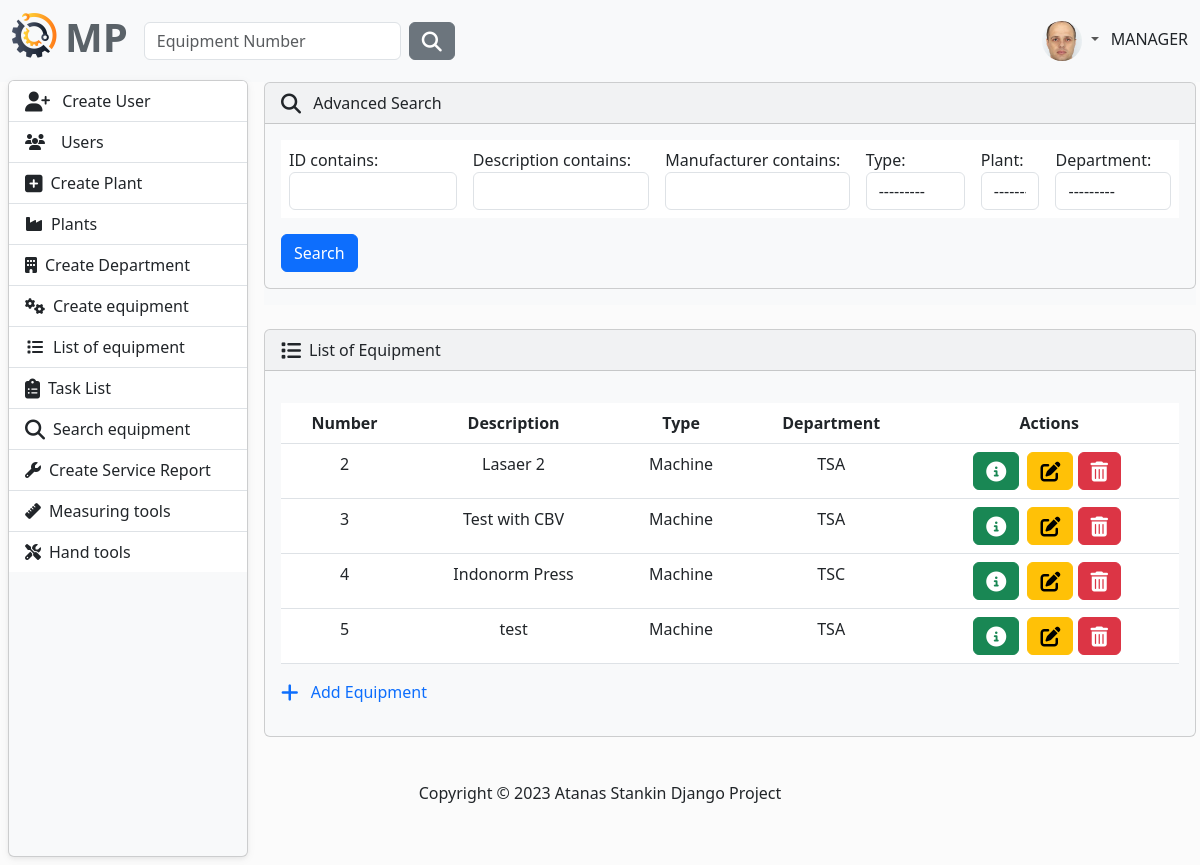
The app's page /equipment/advanced-search/ (signed in), older data.
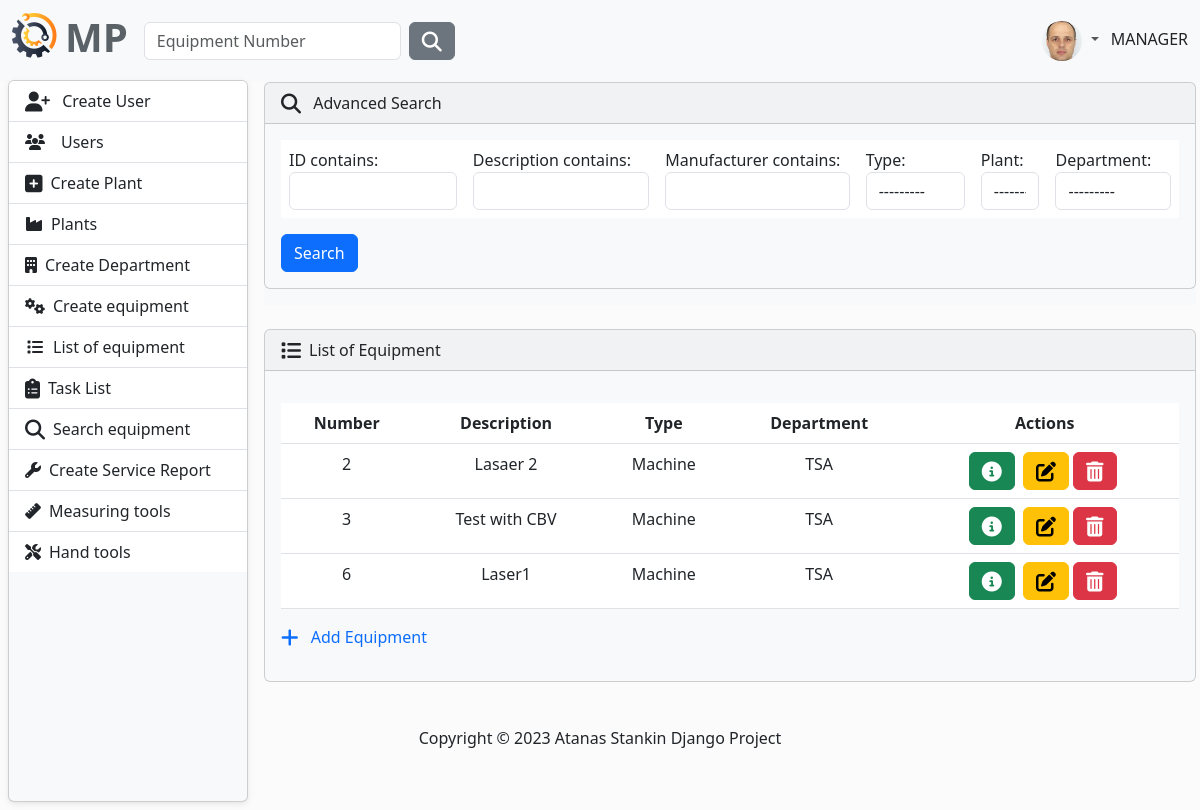
The same page, newer data.
### MaintenancePlanner/equipment/models.py (models this page shows, shortened)
class Equipment(models.Model):
    description = models.CharField(
        max_length=30,
        validators=[equipment_name_validator],
    )
    type = models.CharField(
        max_length=30,
        choices=TYPE_OF_EQUIPMENT
    )
    acquisition_date = models.DateField(
        blank=True,
        null=True,
        verbose_name='Acquisition Date',
    )
    acquisition_value = models.FloatField(
        blank=True,
        null=True,
        verbose_name='Acquisition Value',
    )
    currency_code = models.CharField(
        max_length=10,
        choices=CURRENCY_CHOICES,
        default='EUR',
    )
    year_of_manufacture = models.PositiveIntegerField(
        verbose_name='Year of Manufacture',
        null=True,
        blank=True,
    )
    manufacturer = models.CharField(
        max_length=30,
        blank=True,
        null=True,
    )
    model_number = models.CharField(
        max_length=30,
        blank=True,
        null=True,
        verbose_name='Model Number'
    )
    part_number = models.CharField(
        max_length=30,
        blank=True,
        null=True,
        verbose_name='Manufacturer Part Number',
    )
    serial_number = models.CharField(
        max_length=30,
        blank=True,
        null=True,
        verbose_name='Manufacturer Serial Number',
    )
    plant = models.ForeignKey(
        to=Plant,
        on_delete=models.CASCADE)
    department = models.ForeignKey(
        to=Department,
        on_delete=models.CASCADE)

### MaintenancePlanner/plant/models.py (models this page shows)
class Department(models.Model):
    name = models.CharField(
        max_length=30,
    )
    plant = models.ForeignKey(
        to=Plant,
        on_delete=models.CASCADE,
    )
    def __str__(self):
        return self.name

### MaintenancePlanner/equipment/views.py (the view)
# urls.py: path('advanced-search/', views.advanced_search_equipment, name='advanced-search-equipment'),
def advanced_search_equipment(request):
    equipment = Equipment.objects.all()
    eq_filter = EquipmentFilter(request.GET, queryset=equipment)
    equipment = eq_filter.qs
    context = {
        "eq_filter": eq_filter,
        "equipment": equipment,
    }
    return render(request, 'advanced-search-equipment.html', context)

### MaintenancePlanner/maintenance_plan/models.py (called while the page is built)
    def __str__(self):
        return self.name

### MaintenancePlanner/equipment/templates/advanced-search-equipment.html (shortened to what this page needs)
{% extends 'base.html' %}
{% block content %}
    <article>
        <div class="bg-light ms-1 me-4 mb-4 mt-0">
            <div class="row justify-content-center">
                <div class="col">
                    <div class="card bg-light mb-3" style="max-width: 200rem;">
                        <div class="card-header">
                            <i class="fa-solid fa-magnifying-glass fa-lg me-2"></i> Advanced Search
                        </div>
                        <div class="card-body">
                            <form method="GET">
                                <table class="table table-responsive table-borderless">
                                    {% for field in eq_filter.form %}
                                        {% if forloop.counter0|divisibleby:6 %}
                                            <tr>
                                        {% endif %}
                                    <td>
                                        {{ field.label_tag }}
                                        {{ field }}
                                    </td>
                                    {% if forloop.counter|divisibleby:6 or forloop.last %}
                                        </tr>
                                    {% endif %}
                                    {% endfor %}
                                </table>
                                <button type="submit" class="btn btn-primary">Search</button>
                            </form>
                        </div>
                    </div>
                </div>
            </div>
        </div>
    </article>
    {% include 'partials/equipment.html' %}
{% endblock %}

### MaintenancePlanner/equipment/templates/partials/equipment.html (shortened to what this page needs)
<article>
    {% if equipment %}
        <div class="card bg-light ms-1 me-4 mb-4 mt-0">
            <div class="card-header">
                <i class="fa-solid fa-list fa-lg me-2"></i>List of Equipment
            </div>
            <div class="card-body">
                <p class="card-text">
                <div class="table-responsive">
                    <table class="table table-hover ">
                        <thead class="text-center">
                        <tr>
                            <th scope="col">Number</th>
                            <th scope="col">Description</th>
                            <th scope="col">Type</th>
                            <th scope="col">Department</th>
                            <th scope="col">Actions</th>
                        </tr>
                        </thead>
                        <tbody class="text-center">
                        {% for eq in  equipment %}
                            <tr>
                                <td>{{ eq.id }}</td>
                                <td>{{ eq.description }}</td>
                                <td>{{ eq.type }}</td>
                                <td>{{ eq.department }}</td>
                                <td>
                                    <button type="button" class="btn btn-success me-1"
                                            href="{% url 'view-equipment' eq.id %}" data-bs-toggle="modal"
                                            data-bs-target="#myModal{{ eq.id }}">
                                        <i class="fa-solid fa-circle-info fa-lg"></i>
                                    </button>
                                    {% if request.user.role == 'MANAGER' or request.user.role == 'SUPERVISOR' %}
                                        <a class="btn btn-warning" href="{% url 'edit-equipment' eq.id %}">
                                            <i class="fa-solid fa-pen-to-square fa-lg"></i>
                                        </a>
                                        <button type="button" class="btn btn-danger me-1"
                                                href="{% url 'delete-equipment' eq.id %}"
                                                data-bs-toggle="modal"
                                                data-bs-target="#myModal2{{ eq.id }}">
                                            <i class="fa-solid fa-trash-can fa-lg"></i>
                                        </button>
                                    {% endif %}
                                </td>
                            </tr>
                        {% endfor %}
                        </tbody>
                    </table>
                    {% if request.user.role == 'MANAGER' or request.user.role == 'SUPERVISOR' %}
                        <a class="link-primary text-decoration-none" href="{% url 'create-equipment' %}">
                        <i class="fa-solid fa-plus fa-lg me-2"></i>
                        Add Equipment
                    </a>
                    {% endif %}
                </div>
                </p>
            </div>
        </div>
    {% endif %}
</article>

Row changes from the older to the newer data that the page shows:
removed Equipment: id "4", description "Indonorm Press", type "Machine", department "TSC"
removed Equipment: id "5", description "test", type "Machine", department "TSA"
added Equipment: id "6", description "Laser1", type "Machine", department "TSA"
